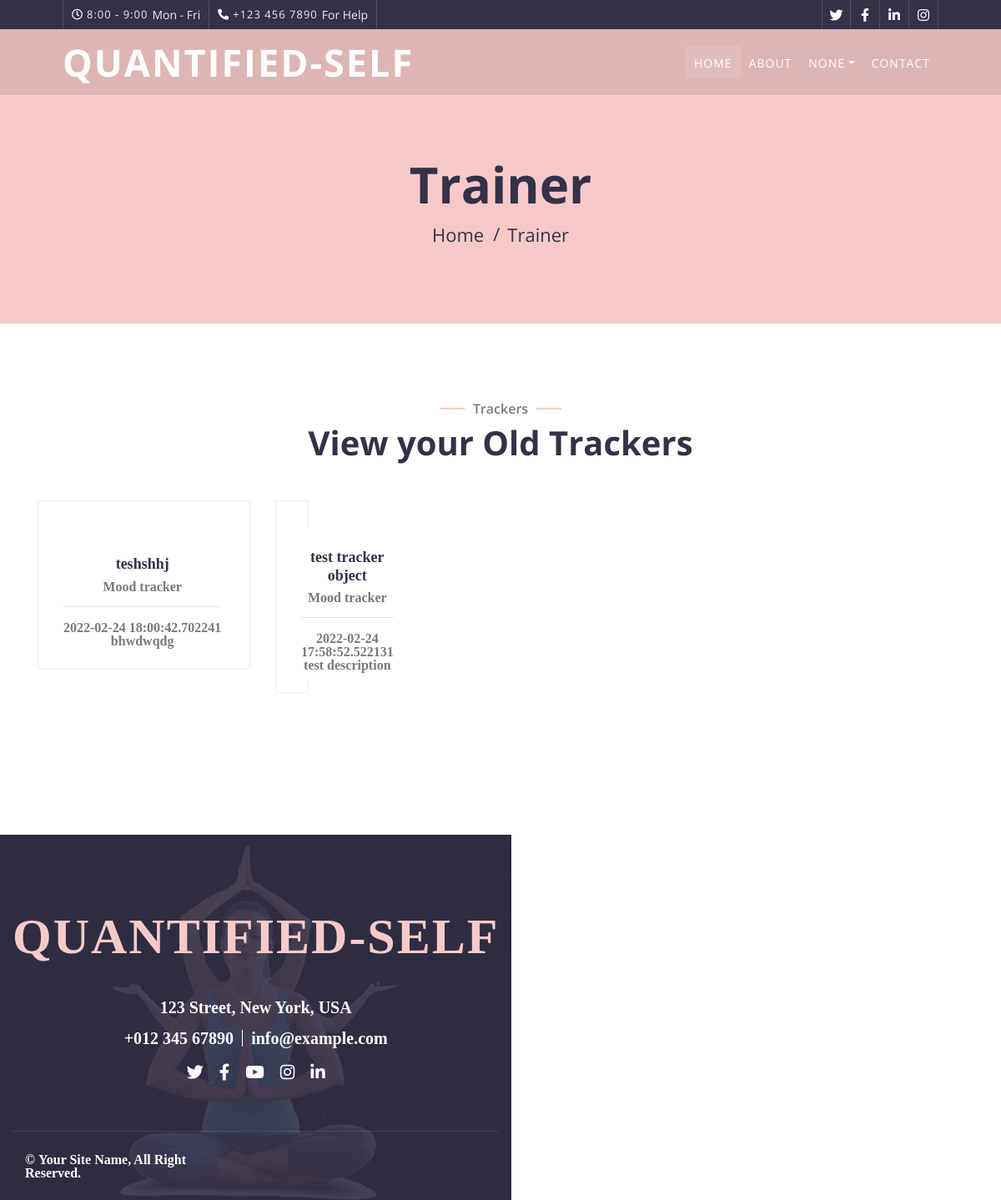
Before: /trackers/ (signed in) with the older database file.
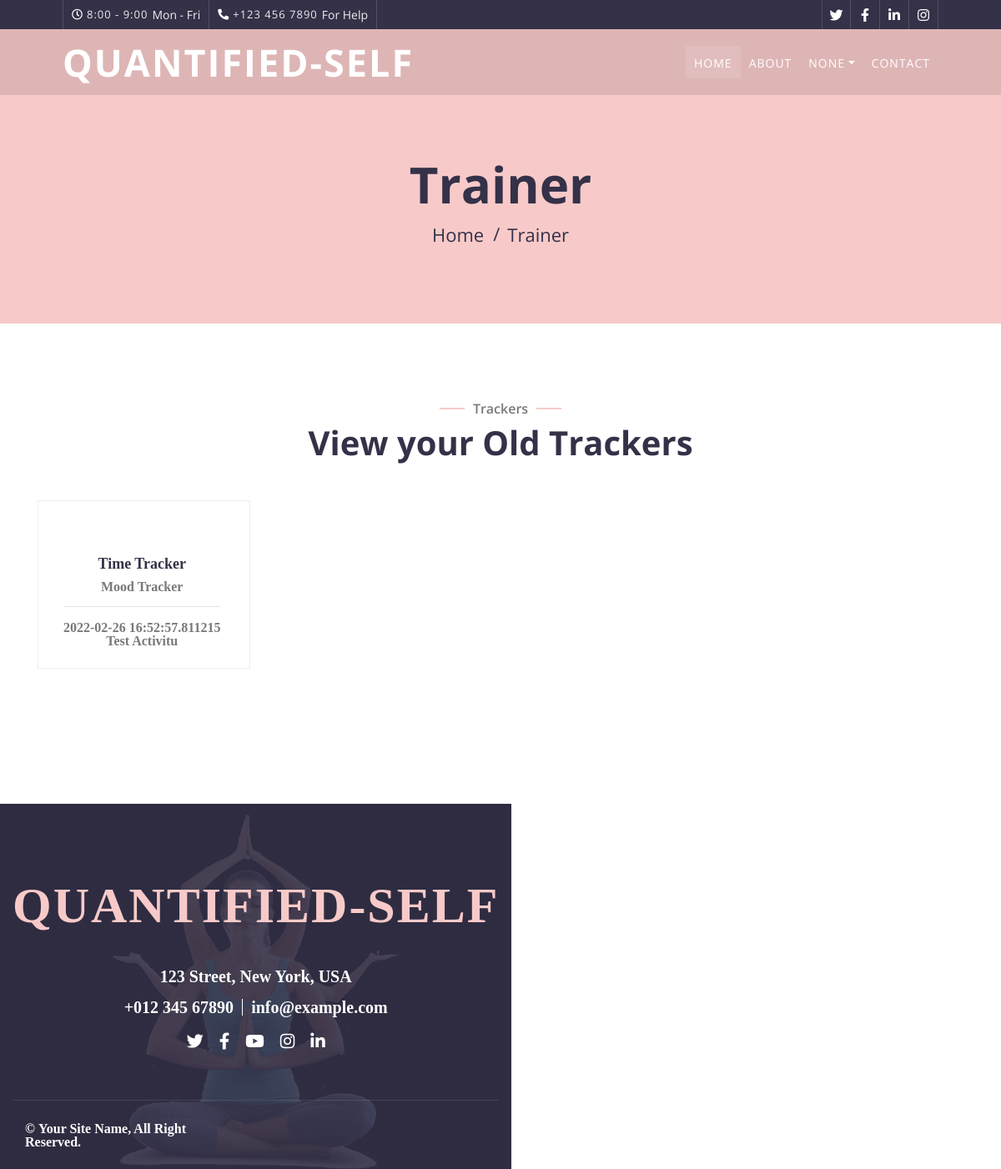
After: the same page with the newer database file.
### app/models/user.py (models this page shows, shortened)
class User(UserMixin, db.Model):
    __tablename__ = 'users'
    id = db.Column(db.Integer, primary_key=True)
    confirmed = db.Column(db.Boolean, default=False)
    first_name = db.Column(db.String(64), index=True)
    last_name = db.Column(db.String(64), index=True)
    email = db.Column(db.String(64), unique=True, index=True)
    gender = db.Column(db.String(64), index=True)
    username = db.Column(db.String(64), index=True)
    area_code = db.Column(db.String(6), index=True)
    mobile_phone = db.Column(db.BigInteger, unique=True, index=True)
    summary_text = db.Column(db.Text)
    city = db.Column(db.String(64), index=True)
    state = db.Column(db.String(64), index=True)
    photos = db.relationship('Photo', backref='user',
                             lazy='dynamic')
    country = db.Column(db.String(64), index=True)
    password_hash = db.Column(db.String(128))
    role_id = db.Column(db.Integer, db.ForeignKey('roles.id', ondelete="CASCADE"))
    trackers = db.relationship('Tracker', backref='user', lazy='dynamic')
    created_at = db.Column(db.DateTime, default=datetime.date.today())
    updated_at = db.Column(db.DateTime, default=datetime.date.today())
    @property
    def password(self):
        raise AttributeError('`password` is not a readable attribute')

### app/models/tracker.py (models this page shows, shortened)
class Tracker(db.Model):
    __tablename__ = 'tracker'
    id = db.Column(db.Integer, primary_key=True, index=True)
    title = db.Column(db.String(300))
    description = db.Column(db.Text)
    tracker_type = db.Column(db.String(100), unique=True)
    active = db.Column(db.Boolean, default=False, index=True)
    user_id = db.Column(db.Integer, db.ForeignKey('users.id', ondelete="CASCADE"))
    timestamp = db.Column(db.Integer)
    category_id = db.Column(db.Integer, db.ForeignKey('category.id'))
    created_at = db.Column(db.DateTime, default=datetime.now())
    updated_at = db.Column(db.DateTime, default=func.now())

class TrackerCategory(db.Model):
    __tablename__ = 'category'
    id = db.Column(db.Integer, primary_key=True, index=True)
    title = db.Column(db.String(300), unique=True)
    description = db.Column(db.Text)
    tracker = db.relationship('Tracker', backref='category', lazy='dynamic')
    created_at = db.Column(db.DateTime, default=datetime.now())
    updated_at = db.Column(db.DateTime, default=func.now())

### app/blueprints/main/views.py (the view)
@main.route('/trackers/<int:page>', methods=['GET'])
@main.route('/trackers/', defaults={'page': 1}, methods=['GET'])
@login_required
def trackers(page):
    trackers = Tracker.query.filter_by(user=current_user).order_by(Tracker.created_at.desc()).paginate(page, per_page=50)
    categories = TrackerCategory.query.all()
    categories_count = TrackerCategory.query.count()
    return render_template('pages/trackers.html',  archived = trackers, categories=categories, categories_count=categories_count)

### app/models/user.py (called while the page is built)
@login_manager.user_loader
def load_user(user_id):
    return User.query.get(int(user_id))

### app/templates/pages/trackers.html
{% extends "layouts/base.html" %}
{% block content %}
        <div class="page-header">
            <div class="container">
                <div class="row">
                    <div class="col-12">
                        <h2>Trainer</h2>
                    </div>
                    <div class="col-12">
                        <a href="">Home</a>
                        <a href="">Trainer</a>
                    </div>
                </div>
            </div>
        </div>
        <div class="team">
            <div class="container">
                <div class="section-header text-center wow zoomIn" data-wow-delay="0.1s">
                    <p>Trackers</p>
                    <h2>View your Old Trackers</h2>
                </div>
                <div class="row">
                    {% for item in archived.items %}
                    <div class="col-lg-3 col-md-6 wow fadeInUp" data-wow-delay="0.0s">
                        <div class="team-item">
                            <div class="team-img">
                                <i class="fa fa-catalog" alt="Image">
                            </div>
                            <div class="team-text">
                                <a href="{{url_for('main.view_tracker',tracker_id=item.id,tracker_title=item.title)}}"><h2 >{{item.title}}</h2></a>
                                <p>{{item.category.title}}</p>
                                <hr>
                                <p>{{item.created_at}}</p>
                                <p>{{item.description[:20]}}</p>
                            </div>
                        </div>
                    </div>
                    {% endfor %}
                </div>
            </div>
        </div>
{% endblock %}

### app/templates/layouts/base.html (shortened to what this page needs)
<!DOCTYPE html>
<html lang="en">
    <head>
        <link href="https://stackpath.bootstrapcdn.com/bootstrap/4.4.1/css/bootstrap.min.css" rel="stylesheet">
        <link href="https://cdnjs.cloudflare.com/ajax/libs/font-awesome/5.10.0/css/all.min.css" rel="stylesheet">
        <link href="/static/lib/animate/animate.min.css" rel="stylesheet">
        <link href="/static/lib/flaticon/font/flaticon.css" rel="stylesheet">
        <link href="/static/lib/owlcarousel/assets/owl.carousel.min.css" rel="stylesheet">
        <link href="/static/lib/lightbox/css/lightbox.min.css" rel="stylesheet">
        <link href="/static/css/style.css" rel="stylesheet">
    </head>
    <body>
        <div class="top-bar d-none d-md-block">
            <div class="container-fluid">
                <div class="row">
                    <div class="col-md-8">
                        <div class="top-bar-left">
                            <div class="text">
                                <i class="far fa-clock"></i>
                                <h2>8:00 - 9:00</h2>
                                <p>Mon - Fri</p>
                            </div>
                            <div class="text">
                                <i class="fa fa-phone-alt"></i>
                                <h2>+123 456 7890</h2>
                                <p>For Help</p>
                            </div>
                        </div>
                    </div>
                    <div class="col-md-4">
                        <div class="top-bar-right">
                            <div class="social">
                                <a href=""><i class="fab fa-twitter"></i></a>
                                <a href=""><i class="fab fa-facebook-f"></i></a>
                                <a href=""><i class="fab fa-linkedin-in"></i></a>
                                <a href=""><i class="fab fa-instagram"></i></a>
                            </div>
                        </div>
                    </div>
                </div>
            </div>
        </div>
        <div class="navbar navbar-expand-lg bg-dark navbar-dark">
            <div class="container-fluid">
                <a href="/" class="navbar-brand">{{config.APP_NAME}}</a>
                <div class="collapse navbar-collapse justify-content-between" id="navbarCollapse">
                    <div class="navbar-nav ml-auto">
                        <a href="/" class="nav-item nav-link active">Home</a>
                        <a href="/about" class="nav-item nav-link">About</a>
                        {% if current_user.is_authenticated %}
                        <div class="nav-item dropdown">
                            <a href="#" class="nav-link dropdown-toggle" data-toggle="dropdown">{{current_user.username}}</a>
                        </div>
                        {% endif %}
                        <a href="/contact" class="nav-item nav-link">Contact</a>
                    </div>
                </div>
            </div>
        </div>
      {% block content %}
      {% endblock %}
 <div class="footer wow fadeIn" data-wow-delay="0.3s">
    <div class="container-fluid">
        <div class="container">
            <div class="footer-info">
                <a href="/" class="footer-logo">{{config.APP_NAME}}</a>
                <h3>123 Street, New York, USA</h3>
                <div class="footer-menu">
                    <p>+012 345 67890</p>
                    <p>info@example.com</p>
                </div>
                <div class="footer-social">
                    <a href=""><i class="fab fa-twitter"></i></a>
                    <a href=""><i class="fab fa-facebook-f"></i></a>
                    <a href=""><i class="fab fa-youtube"></i></a>
                    <a href=""><i class="fab fa-instagram"></i></a>
                    <a href=""><i class="fab fa-linkedin-in"></i></a>
                </div>
            </div>
        </div>
        <div class="container copyright">
            <div class="row">
                <div class="col-md-6">
                    <p>&copy; <a href="#">Your Site Name</a>, All Right Reserved.</p>
                </div>
                <div class="col-md-6">
                </div>
            </div>
        </div>
    </div>
</div>
</body>
</html>

Changed rows visible on the page:
removed Tracker: title "teshshhj", category "Mood tracker", created_at "2022-02-24 18:00:42.702241", description "bhwdwqdg"
changed Tracker: title "test tracker object" → "Time Tracker"; category "Mood tracker" → "Mood Tracker"; created_at "2022-02-24 17:58:52.522131" → "2022-02-26 16:52:57.811215"; description "test description" → "Test Activitu"
